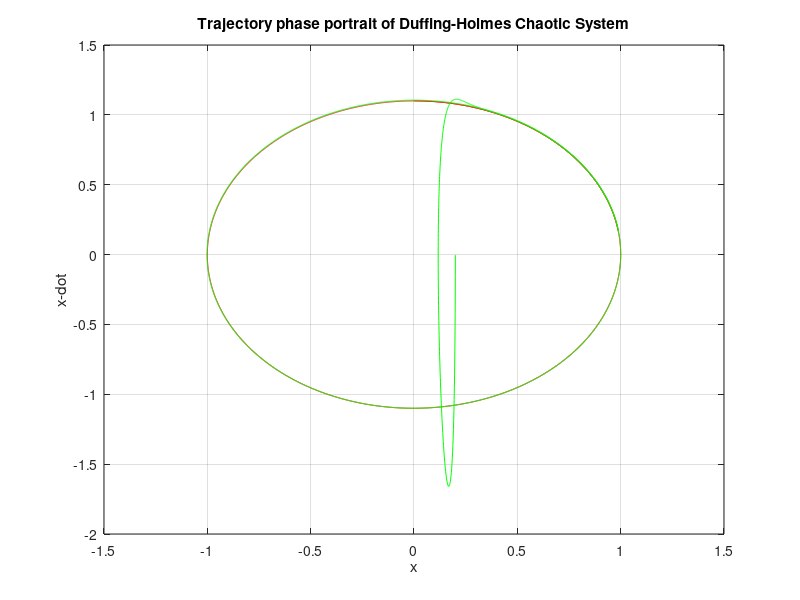
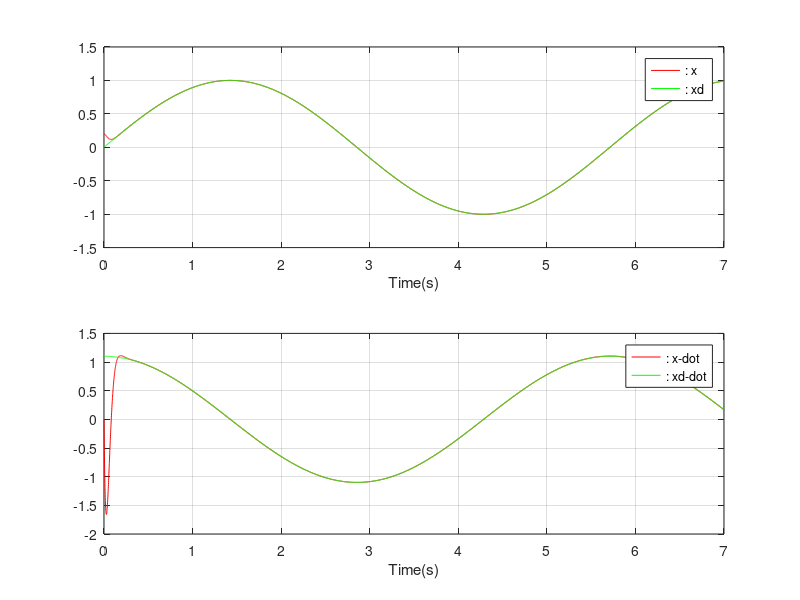
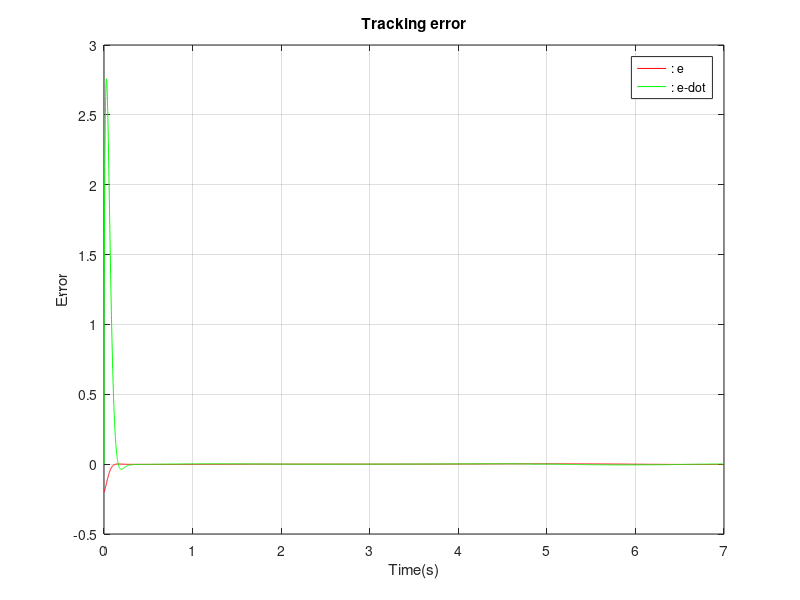
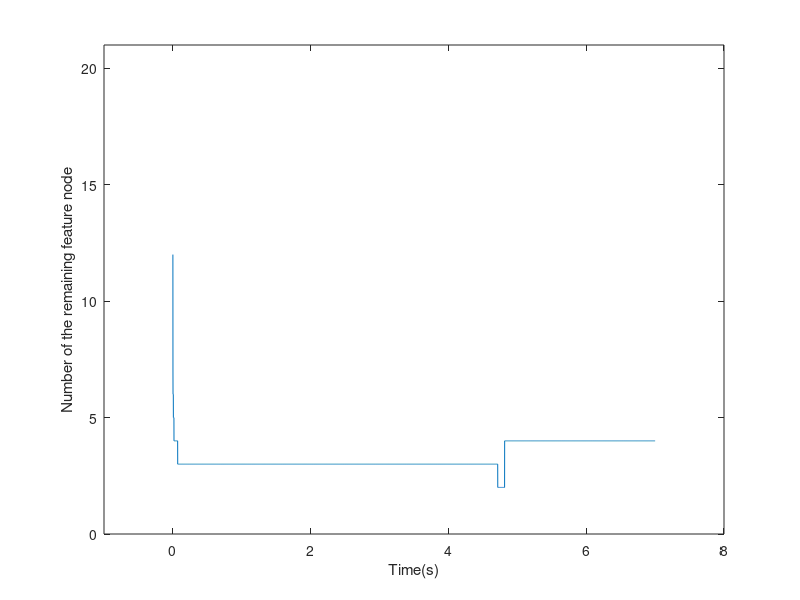

The MATLAB script that drew these images, in order:
clear;
close all;

TT = 7;%total time
ts = 0.001;%sampling time
error = 0;%error vector
error_old = 0;%old error vector
derror = 0;%derivative of error
ss = 0;%smc controller

%%%%%% SOBLS parameters %%%%%%%
intput_num = 1;%input dimension
output_num = 1;%output dimension
fea_numi = 2;%the number of feature group
fea_numk_max = 10;%the maximum number of feature neuron in each feature group
fea_numk = randi([1 10],fea_numi,1);%random the number of feature neuron in each feature group
en_num = 1;%the number of enhancement neuron

%%%%%% initial parameters of SOBLS %%%%%%%
wfkli = unifrnd(-1,1,[fea_numi*fea_numk_max,intput_num]);
bfki = unifrnd(-1,1,[fea_numi*fea_numk_max,1]);
wjki = unifrnd(-1,1,[en_num,fea_numi*fea_numk_max]);
bj = unifrnd(-1,1,[en_num,output_num]);
wki = unifrnd(-1,1,[fea_numi*fea_numk_max,output_num]);
wj = unifrnd(-1,1,[en_num,output_num]);

%%%%%% learning rate %%%%%%%
ewfkli = 0.01*eye(intput_num*fea_numi*fea_numk_max);
ebfki = 0.01*eye(fea_numi*fea_numk_max);
ewjki = 0.01*eye(en_num*fea_numi*fea_numk_max);
ebj = 0.01*eye(en_num*output_num);
ewki = 0.01*eye(fea_numi*fea_numk_max);
ewj = 0.01*eye(en_num);

ddd = 0;
dgg = 0;
dd = 0;%deleting threshold
dg = 0;%generating threshold
Pwc = 0.1;%deleting threshold coefficient
Pbc = 1;%generating threshold coefficient

%%%%%% plot parameters %%%%%%%
E3 = [];
D_E3 = [];
X3 = [];
X_D3 = [];
XD3 = [];
XD_D3 = [];
U3 = [];
NUMK3 = [];

x = 0.2;%initial system state
x_d = 0.2;%initial system state
RR = 0.07;%attenuation coefficient

%%%%%% main program %%%%%%%
for index = 0:1:TT/ts
    NUMK3 = [NUMK3 sum(fea_numk)];
    
    t = index*ts;
    xd = sin(1.1*t);
    xd_d = 1.1*cos(1.1*t);
    error = xd-x;%tracking error
    if index ~= 0
        derror = (error-error_old)/ts;
    end
    ss = 0.5*derror+10*error;
    
    %%%%%% count the output of SOBLS %%%%%%%
    Z1 = zeros(fea_numi,fea_numk_max);
    Z2 = zeros(fea_numi,fea_numk_max);
    Z = zeros(fea_numi,fea_numk_max);
    H1 = zeros(en_num,1);
    H = zeros(en_num,1);
    for i = 1:fea_numi
        for k = 1:fea_numk(i)
            Z1(i,k) = wfkli((i-1)*fea_numk_max+k)*ss+bfki((i-1)*fea_numk_max+k);
            Z2(i,k) = (exp(Z1(i,k))-exp(-Z1(i,k)))./(exp(Z1(i,k))+exp(-Z1(i,k)));
        end
    end
    for j = 1:en_num
        for i=1:fea_numi
            for k = 1:fea_numk(i)
                H1(j) = H1(j)+wjki(j,(i-1)*fea_numk_max+k)*Z2(i,k)+bj(j);
            end
        end
        H(j) = (exp(H1(j))-exp(-H1(j)))./(exp(H1(j))+exp(-H1(j)));
    end
    Z = zeros(fea_numi*fea_numk_max,1);
    for i = 1:fea_numi
        for k = 1:fea_numk_max
            Z((i-1)*fea_numk_max+k) = Z2(i,k);
        end
    end
    uSOBLS = wki'*Z+wj'*H;
    
    uRC = ((RR^2+1)/(2*RR^2))*ss;%the output robust controller
    U_t = uRC +uSOBLS;%output torque
    d = sin(2.*t)+cos(2.*t);%disturbance
    %Duffing-Holmes chaotic system
    xd_dd = -0.25 * xd_d + xd - xd^3 + 0.1 * sqrt(xd^2 + xd_d^2) * sin(t) + 0.3 * cos(t);
    x_dd = -0.25 * x_d + x - x^3 + 0.1 * sqrt(x^2 + x_d^2) * sin(t) + 0.3 * cos(t) + 0.1*x + d + U_t;
    xd_d = xd_d + xd_dd * ts;
    xd = xd + xd_d * ts;
    x_d = x_d + x_dd * ts;
    x = x + x_d *ts;
    
    %%%%%% TOPSIS %%%%%%%
    for i = 1:fea_numi
        for k = 1:fea_numk_max
            if sum(Z2(:,k))~=0
                ZZZ(i,k) = Z2(i,k)/sqrt(sum(Z2(:,k).^2));
            else
                ZZZ(i,k)=0;
            end
        end
    end
    
    for k = 1:fea_numk_max
        ma = ZZZ(:,k);
        summ = 0;
        for idx = 1:length(ma)
            if ma(idx) > 0
                summ = summ+ma(idx)*log(ma(idx));
            end
        end
        E(k) = -1/log(fea_numi)*summ;
        D(k) = 1-E(k);
    end
    
    for k = 1:fea_numk_max
        fai(k)=D(k)./sum(D);
    end
    
    for i = 1:fea_numi
        for k = 1:fea_numk_max
            v(i,k)=ZZZ(i,k).*fai(k);
        end
    end
    
    for k = 1:fea_numk_max
        vmax(k) = max(v(:,k));
        vmin(k) = min(v(:,k));
    end
    
    for i = 1:fea_numi
        smax(i) = sqrt(sum((v(i,:)'-vmax(:)).^2));
        smin(i) = sqrt(sum((v(i,:)'-vmin(:)).^2));
        wc(i) = smax(i)/(smax(i)+smin(i));
        bc(i) = smin(i)/(smax(i)+smin(i));
    end
    
    maa = wc(:);
    maxx = -inf;
    for idx = 1:length(maa)
        if maa(idx) < 1 && maa(idx) > 0.00001
            if maa(idx) > maxx
                maxx = maa(idx);
            end
        end
    end
    if t > 0
        if ddd > maxx && maxx~=-inf
            ddd = maxx;
        end
    else
        ddd = maxx;
    end
    dd = Pwc*ddd;
    
    for i=1:fea_numi
        for k = 1:fea_numk(i)
            if Z2(i,k)<dd
                if fea_numk(i)>1
                    fea_numk(i) = fea_numk(i)-1;
                    for k1 = k:fea_numk(i)
                        for l = 1:intput_num
                            wfkli((i-1)*fea_numk_max+k1,l) = wfkli((i-1)*fea_numk_max+k1+1,l);
                        end
                        bfki((i-1)*fea_numk_max+k1) = bfki((i-1)*fea_numk_max+k1+1);
                        for j = 1:en_num
                            wjki(j,(i-1)*fea_numk_max+k1) = wjki(j,(i-1)*fea_numk_max+k1+1);
                        end
                    end
                end
            end
        end
    end
    
    maa = bc(:);
    minn = inf;
    for idx = 1:length(maa)
        if maa(idx) > 0.00001 && maa(idx) < 1
            if maa(idx) < minn
                minn = maa(idx);
            end
        end
    end
    if t>0
        if dgg < minn && minn ~= inf
            dgg = minn;
        end
    else
        dgg = minn;
    end
    dg = Pbc*dgg;
    Z_max = max(Z);
    if Z_max<dg
        for i = 1:fea_numi
            if fea_numk(i)<fea_numk_max
                fea_numk(i) = fea_numk(i)+1;
            end
        end
    end
    
    %%%%%% SOBLS parameters updating %%%%%%%
    %%%%%% wki updating %%%%%%%
    wki = wki-ewki*Z*ss';
    
    %%%%%% wj updating %%%%%%%
    wj = wj-ewj*H*ss';
    
    %%%%%% wfkli updating %%%%%%%
    wfkli_d = zeros(fea_numi*fea_numk_max,intput_num*fea_numi*fea_numk_max);
    for j = 1:fea_numi*fea_numk_max
        for k = 1:intput_num
            wfkli_d(j,(j-1)*intput_num+k) = (1-Z(j).^2).*ss(k);
        end
    end
    wfkli = wfkli-reshape(ewfkli*wfkli_d'*wki*ss,fea_numi*fea_numk_max,intput_num);
    
    %%%%%% bfki updating %%%%%%%
    bfki_d1 = zeros(1,fea_numi*fea_numk_max);
    bfki_d = zeros(fea_numi*fea_numk_max,fea_numi*fea_numk_max);
    for j = 1:fea_numi*fea_numk_max
        bfki_d1(j)=(1-Z(j).^2);
    end
    for j=1:fea_numi*fea_numk_max
        bfki_d(j,:) = bfki_d1;
    end
    bfki = bfki-reshape(ebfki*bfki_d'*wki*ss,fea_numi*fea_numk_max,1);
    
    %%%%%% wjki updating %%%%%%%
    wjki_d = zeros(en_num,en_num*fea_numi*fea_numk_max);
    for j = 1:en_num
        for k = 1:fea_numi*fea_numk_max
            wjki_d(j,(j-1)*fea_numi*fea_numk_max+k) = (1-H(j).^2).*Z(k);
        end
    end
    wjki = wjki-reshape(ewjki*wjki_d'*wj*ss,en_num,fea_numi*fea_numk_max);
    
    %%%%%% bj updating %%%%%%%
    bj_d1 = zeros(1,en_num*output_num);
    bj_d = zeros(en_num,en_num*output_num);
    for j = 1:en_num*output_num
        bj_d1(j)=(1-H(j).^2);
    end
    for j=1:en_num
        bj_d(j,:) = bj_d1;
    end
    bj = bj-reshape(ebj*bj_d'*wj*ss,en_num,output_num);
    
    %%%%%% plot %%%%%%%
    E3 = [E3 error];
    D_E3 = [D_E3 derror];
    X3 = [X3 x];
    X_D3 = [X_D3 x_d];
    XD3 = [XD3 xd];
    XD_D3 = [XD_D3 xd_d];
    U3 = [U3 U_t];
    
    error_old = error;
end

fprintf('The RMSE is %d\n',sqrt(sum((E3).^2)/(TT/ts)));

T = 0:0.001:7;
figure(1)
plot(XD3,XD_D3,'r',X3,X_D3,'g')
xlabel('x');
ylabel('x-dot');
title('Trajectory phase portrait of Duffing-Holmes Chaotic System');
grid on;
figure(2)
subplot(2,1,1)
plot(T,X3,'r',T,XD3,'g')
xlabel('Time(s)');
grid on;
legend(': x',': xd ');
subplot(2,1,2)
plot(T,X_D3,'r',T,XD_D3,'g')
xlabel('Time(s)');
grid on;
legend(': x-dot ',': xd-dot');
figure(3)
plot(T,E3,'r',T,D_E3,'g')
xlabel('Time(s)');
ylabel('Error');
grid on;
title('Tracking error');
legend(': e ',': e-dot');
figure(4)
plot(T,NUMK3);
axis([-1 8 0 21]);
xlabel('Time(s)');
ylabel('Number of the remaining feature node');